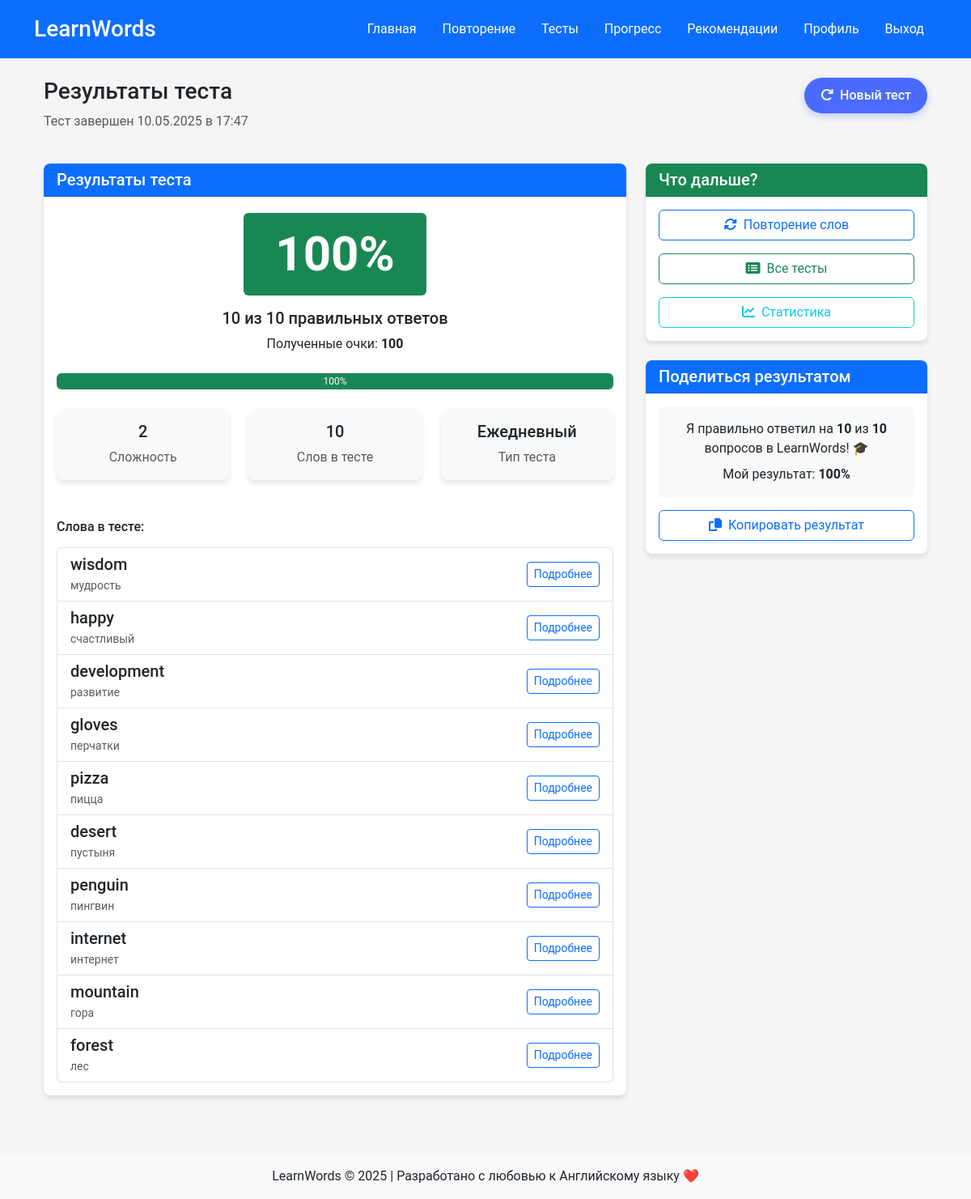
Screenshot of /tests/results/11 (signed in) with the database file from the repository.
### app/models/models.py (models this page shows, shortened)
class TestSession(db.Model):
    __tablename__ = 'test_sessions'
    __table_args__ = {'extend_existing': True}
    id = db.Column(db.Integer, primary_key=True)
    session_type = db.Column(db.String(50), nullable=False)  # daily, custom, thematic
    difficulty = db.Column(db.Integer, default=1)  # 1-5 уровень сложности
    word_count = db.Column(db.Integer, default=10)  # количество слов в тесте
    correct_answers = db.Column(db.Integer, default=0)  # количество правильных ответов
    total_questions = db.Column(db.Integer, default=0)  # общее количество вопросов
    completed = db.Column(db.Boolean, default=False)  # завершен ли тест
    score = db.Column(db.Integer, default=0)  # набранные очки
    created_at = db.Column(db.DateTime, default=datetime.utcnow)
    completed_at = db.Column(db.DateTime)  # время завершения
    words = db.Column(db.Text)  # JSON-строка с ID слов в тесте
    current_position = db.Column(db.Integer, default=0)  # текущая позиция в тесте

class Word(db.Model):
    __tablename__ = 'words'
    __table_args__ = {'extend_existing': True}
    id = db.Column(db.Integer, primary_key=True)
    word = db.Column(db.String(100), nullable=False)
    translation = db.Column(db.String(100), nullable=False)
    example = db.Column(db.Text)
    context = db.Column(db.Text)
    created_at = db.Column(db.DateTime, default=datetime.utcnow)
    category_id = db.Column(db.Integer, db.ForeignKey('categories.id'), nullable=True)
    repetitions = db.relationship('Repetition', backref='word', lazy=True, cascade="all, delete-orphan")
    mistakes = db.relationship('Mistake', backref='word', lazy=True, cascade="all, delete-orphan")
    tests = db.relationship('Test', backref='word', lazy=True, cascade="all, delete-orphan")

### app/routes/main_routes.py (the view)
@main_bp.route('/tests/results/<int:session_id>')
@login_required
def test_results(session_id):
    test_session = TestSession.query.get_or_404(session_id)
    if not test_session.completed:
        return redirect(url_for('main.take_test_session', session_id=session_id))
    word_ids = json.loads(test_session.words)
    words = Word.query.filter(Word.id.in_(word_ids)).all()
    words_dict = {word.id: word for word in words}
    correct_answers = test_session.correct_answers  # Количество правильно отвеченных слов
    total_words = test_session.word_count  # Общее количество слов в тесте
    percent = 0
    if total_words > 0:
        percent = int((correct_answers / total_words) * 100)
    results = {
        'correct': correct_answers,
        'total': total_words,
        'percent': percent,
        'score': test_session.score
    }
    return render_template('test_results.html',
                           test_session=test_session,
                           words=words,
                           words_dict=words_dict,
                           results=results,
                           percentage=percent)

### app/utils/auth_utils.py (called while the page is built)
def login_required(f):
    @wraps(f)
    def decorated_function(*args, **kwargs):
        if 'user_id' not in session:
            session['next_url'] = request.url
            flash('Пожалуйста, войдите в аккаунт для доступа к этой странице', 'warning')
            return redirect(url_for('auth.login'))
        return f(*args, **kwargs)
    return decorated_function

### app/templates/test_results.html (shortened to what this page needs)
{% extends "base.html" %}
{% block content %}
<div class="container">
    <div class="row mb-4">
        <div class="col-md-8">
            <h1 class="h3">Результаты теста</h1>
            <p class="text-muted">Тест завершен {{ test_session.completed_at.strftime('%d.%m.%Y в %H:%M') }}</p>
        </div>
        <div class="col-md-4 text-end">
            <a href="{{ url_for('main.new_test') }}" class="btn btn-primary">
                <i class="fas fa-redo me-1"></i> Новый тест
            </a>
        </div>
    </div>
    <div class="row">
        <div class="col-md-8">
            <div class="card mb-4">
                <div class="card-header bg-primary text-white">
                    <h2 class="h5 mb-0">Результаты теста</h2>
                </div>
                <div class="card-body">
                    <div class="text-center mb-4">
                        <div class="display-1 mb-3">
                            <span class="badge {% if percentage >= 80 %}bg-success{% elif percentage >= 60 %}bg-warning{% else %}bg-danger{% endif %}">
                                {{ percentage | int }}%
                            </span>
                        </div>
                        <h3 class="h5">{{ test_session.correct_answers }} из {{ test_session.total_questions }} правильных ответов</h3>
                        <p class="mb-0">Полученные очки: <strong>{{ test_session.score }}</strong></p>
                    </div>
                    <div class="progress mb-4" style="height: 20px;">
                        <div class="progress-bar bg-success" role="progressbar"
                             style="width: {{ (test_session.correct_answers / test_session.total_questions * 100) | int }}%;"
                             aria-valuenow="{{ (test_session.correct_answers / test_session.total_questions * 100) | int }}"
                             aria-valuemin="0" aria-valuemax="100">
                            {{ (test_session.correct_answers / test_session.total_questions * 100) | int }}%
                        </div>
                    </div>
                    <div class="row text-center mb-4">
                        <div class="col-md-4">
                            <div class="card bg-light">
                                <div class="card-body">
                                    <h3 class="h5">{{ test_session.difficulty }}</h3>
                                    <p class="text-muted mb-0">Сложность</p>
                                </div>
                            </div>
                        </div>
                        <div class="col-md-4">
                            <div class="card bg-light">
                                <div class="card-body">
                                    <h3 class="h5">{{ test_session.total_questions }}</h3>
                                    <p class="text-muted mb-0">Слов в тесте</p>
                                </div>
                            </div>
                        </div>
                        <div class="col-md-4">
                            <div class="card bg-light">
                                <div class="card-body">
                                    <h3 class="h5">
                                        {% if test_session.session_type == 'daily' %}
                                            Ежедневный
                                        {% elif test_session.session_type == 'thematic' %}
                                            Тематический
                                        {% else %}
                                            Случайный
                                        {% endif %}
                                    </h3>
                                    <p class="text-muted mb-0">Тип теста</p>
                                </div>
                            </div>
                        </div>
                    </div>
                    <div class="test-summary">
                        <h4 class="h6 mb-3">Слова в тесте:</h4>
                        <div class="list-group">
                            {% set word_ids = test_session.words|from_json %}
                            {% for word_id in word_ids %}
                            <div class="list-group-item">
                                <div class="d-flex justify-content-between align-items-center">
                                    <div>
                                        <h5 class="mb-1">{{ words_dict[word_id].word }}</h5>
                                        <p class="mb-0 text-muted small">{{ words_dict[word_id].translation }}</p>
                                    </div>
                                    <a href="{{ url_for('main.word_detail', word_id=word_id) }}" class="btn btn-sm btn-outline-primary">Подробнее</a>
                                </div>
                            </div>
                            {% endfor %}
                        </div>
                    </div>
                </div>
            </div>
        </div>
        <div class="col-md-4">
            <div class="card mb-4">
                <div class="card-header bg-success text-white">
                    <h3 class="h5 mb-0">Что дальше?</h3>
                </div>
                <div class="card-body">
                    <div class="d-grid gap-3">
                        <a href="{{ url_for('main.review') }}" class="btn btn-outline-primary">
                            <i class="fas fa-sync-alt me-1"></i> Повторение слов
                        </a>
                        <a href="{{ url_for('main.tests') }}" class="btn btn-outline-success">
                            <i class="fas fa-list-alt me-1"></i> Все тесты
                        </a>
                        <a href="{{ url_for('main.show_progress') }}" class="btn btn-outline-info">
                            <i class="fas fa-chart-line me-1"></i> Статистика
                        </a>
                    </div>
                </div>
            </div>
            <div class="card">
                <div class="card-header bg-primary text-white">
                    <h3 class="h5 mb-0">Поделиться результатом</h3>
                </div>
                <div class="card-body">
                    <div class="share-container p-3 bg-light rounded text-center mb-3">
                        <p class="mb-2">Я правильно ответил на <strong>{{ test_session.correct_answers }}</strong> из <strong>{{ test_session.total_questions }}</strong> вопросов в LearnWords! 🎓</p>
                        <p class="mb-0">Мой результат: <strong>{{ percentage | int }}%</strong></p>
                    </div>
                    <div class="d-grid gap-2">
                        <button class="btn btn-outline-primary copy-result-btn" type="button">
                            <i class="fas fa-copy me-1"></i> Копировать результат
                        </button>
                    </div>
                </div>
            </div>
        </div>
    </div>
</div>
{% endblock %}

### app/static/css/style.css (style rules this page uses)
body { background-color: #f5f5f5; font-family: 'Roboto', 'Segoe UI', Tahoma, Geneva, Verdana, sans-serif; }
.card { border-radius: 0.5rem; box-shadow: 0 4px 6px rgba(0, 0, 0, 0.1); margin-bottom: 1.5rem; border: none; transition: all 0.2s ease-in-out; }
.card-header { border-radius: 0.5rem 0.5rem 0 0 !important; font-weight: 500; }
.badge { transition: all 0.3s ease; }
.badge.bg-success { animation: pulse 1.5s infinite; }
.btn-primary { background-color: #4a6bfe; color: white; border: none; padding: 10px 20px; border-radius: 30px; font-weight: 500; transition: all 0.3s ease; box-shadow: 0 4px 10px rgba(74, 107, 254, 0.3); }

### rows the page displays
TestSession: completed_at "10.05.2025 в 17:47", correct_answers "10", total_questions "10", score "100", correct_answers+total_questions "100", difficulty "2"
Word: word "wisdom", translation "мудрость"
Word: word "happy", translation "счастливый"
Word: word "development", translation "развитие"
Word: word "gloves", translation "перчатки"
Word: word "pizza", translation "пицца"
Word: word "desert", translation "пустыня"
Word: word "penguin", translation "пингвин"
Word: word "internet", translation "интернет"
Word: word "mountain", translation "гора"
Word: word "forest", translation "лес"

### other values shown
{{ percentage | int }} "100"
